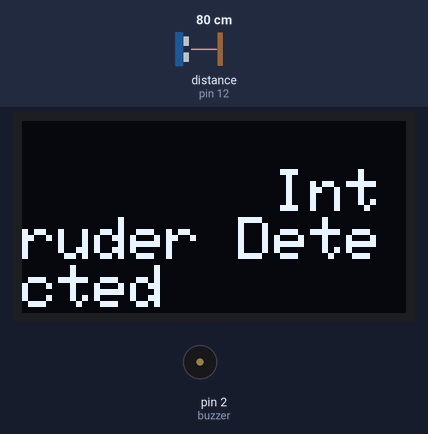
The sketch below on a simulated Arduino Uno, built with avr-gcc and run on an emulated ATmega328P. Shown: 128×64 one-colour display, buzzer (waves = sounding, pin HIGH). Wiring (inferred from the names in the program): ultrasonic range finder: trigger pin 11; echo pin 12. The test bench sets the inputs (shaded band); at power-on: distance to the obstacle (sensor on pin 12) 80 cm. The echo pulse lasts 58.3 µs per cm; pins used as bus, display or sensor lines are not drawn; what the sketch prints to the serial monitor is not drawn.

Above: at 2.8 s.
2.9 s: distance to the obstacle (sensor on pin 12) set to 8 cm
7.3 s: distance to the obstacle (sensor on pin 12) set to 5 cm
At 11.1 s:
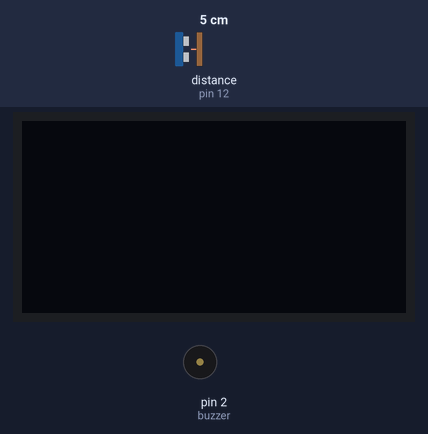
13.3 s: distance to the obstacle (sensor on pin 12) set to 9 cm
16.3 s: distance to the obstacle (sensor on pin 12) set to 2 cm
At 20.7 s:
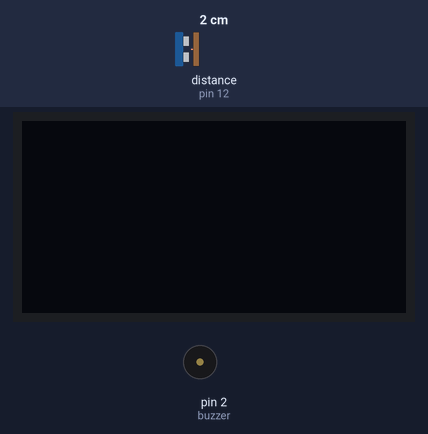
Timing chart, 0 to 23.3 s (numbered marks = the images above; inputs shaded):
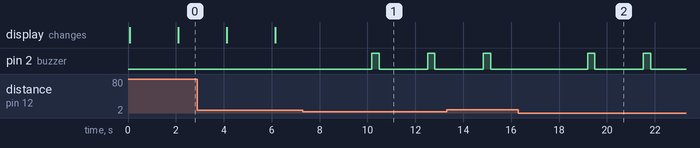

The sketch:

Ultrasonic-ALARM.ino
```cpp
// ---------------------------------------------------------------- //
// Arduino Ultrasoninc Sensor HC-SR04
// Re-writed by Arbi Abdul Jabbaar
// Using Arduino IDE 1.8.7
// Using HC-SR04 Module
// Tested on 17 September 2019
// ---------------------------------------------------------------- //

#define echoPin 12 // attach pin D2 Arduino to pin Echo of HC-SR04
#define trigPin 11 //attach pin D3 Arduino to pin Trig of HC-SR04
#define buzzer 2

// defines variables
long duration; // variable for the duration of sound wave travel
int distance; // variable for the distance measurement

#include <Adafruit_GFX.h>
#include <Adafruit_SSD1306.h>

#define SCREEN_WIDTH 128 // OLED display width, in pixels
#define SCREEN_HEIGHT 64 // OLED display height, in pixels

Adafruit_SSD1306 display(SCREEN_WIDTH, SCREEN_HEIGHT, &Wire, -1);

void setup() {
  pinMode(trigPin, OUTPUT); // Sets the trigPin as an OUTPUT
  pinMode(echoPin, INPUT); // Sets the echoPin as an INPUT
  pinMode(buzzer, OUTPUT);
  Serial.begin(9600); // // Serial Communication is starting with 9600 of baudrate speed

  if (!display.begin(SSD1306_SWITCHCAPVCC, 0x3C)) { // Address 0x3D for 128x64
    Serial.println(F("SSD1306 allocation failed"));
    for (;;);
  }
  Serial.println("Ultrasonic Sensor HC-SR04 Test"); // print some text in Serial Monitor
  Serial.println("with Arduino UNO R3");
}
void loop() {
  // Clears the trigPin condition
  digitalWrite(trigPin, LOW);
  delayMicroseconds(2);
  // Sets the trigPin HIGH (ACTIVE) for 10 microseconds
  digitalWrite(trigPin, HIGH);
  delayMicroseconds(10);
  digitalWrite(trigPin, LOW);
  // Reads the echoPin, returns the sound wave travel time in microseconds
  duration = pulseIn(echoPin, HIGH);
  // Calculating the distance
  distance = duration * 0.034 / 2; // Speed of sound wave divided by 2 (go and back)
  display.clearDisplay();


    display.setTextSize(2.5);
    //display.setCursor(15, 30);
    // Display static text
    display.print("Intruder Detected");

    //display.println(" ");
   // display.cp437(true);

    display.display();
    delay(2000);
  if (distance <= 5) {

    digitalWrite(buzzer, HIGH);
    delay(300);
    digitalWrite(buzzer, LOW);
  }
  // Displays the distance on the Serial Monitor
  Serial.print("Distance: ");
  Serial.print(distance);
  Serial.println(" cm");
}
```

Measured:
- the behaviour switches between 7 and 6 cm on distance to the obstacle (sensor on pin 12) (found by bisection; images 0 and 1)
- after the input at 7.3 s, pin 2 (buzzer): alternates HIGH for 0.30 s and LOW for 2.0 s, starting after 2.9 s
- after the input at 16.3 s, pin 2 (buzzer): alternates HIGH for 0.30 s and LOW for 2.0 s, starting after 2.9 s
